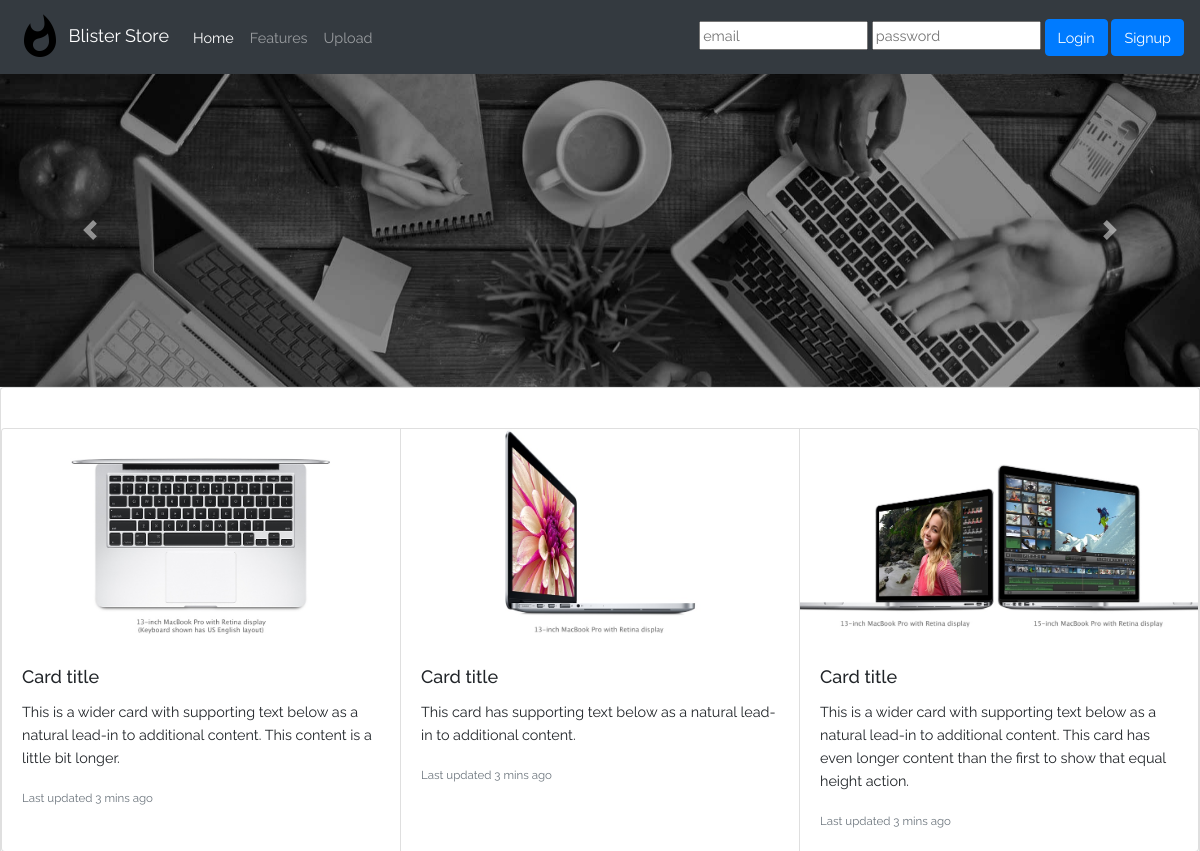
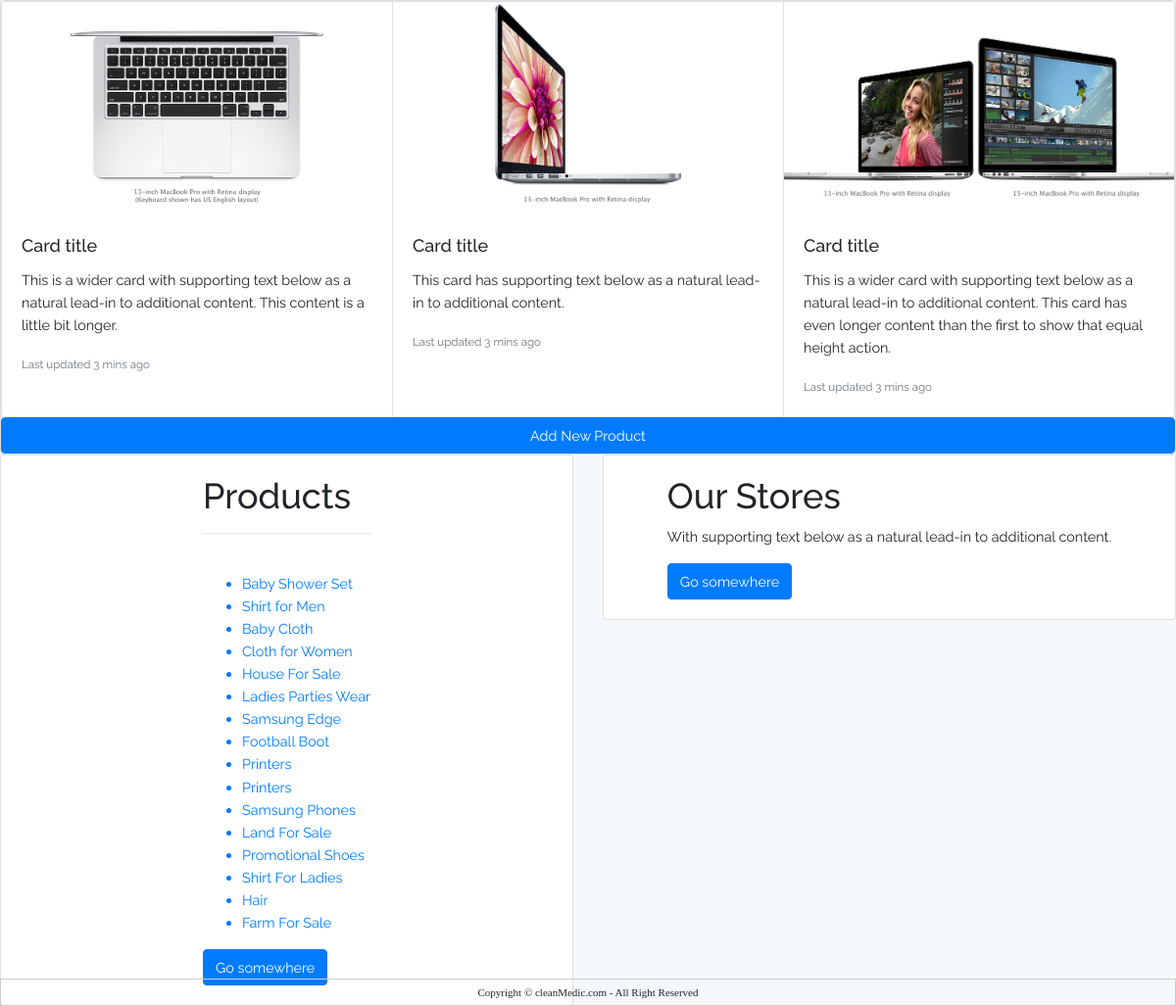
The page / on the database its author committed (2 pictures, top to bottom).
### products/models.py (models this page shows, shortened)
class Product(models.Model):
	description = models.CharField(max_length=100)
	price = models.DecimalField(max_digits=10, decimal_places=2)
	quantity = models.IntegerField()
	image = models.ImageField(upload_to='images')

### products/views.py (the view)
# urls.py: path('', list_products, name='list_products'),
def list_products(request):
	products = Product.objects.all()
	return render(request, 'products.html', {'products': products})

### products/templates/products.html (shortened to what this page needs)
{% extends 'base.html'%}
{% load static %}
{%block content%}
<div id="carouselExampleControls" class="carousel slide" data-ride="carousel">
  <div class="carousel-inner">
    <div class="carousel-item active">
      <img class="d-block w-100" src="{% static 'imgs/main_2.jpg'%}" alt="First slide">
    </div>
  </div>
  <a class="carousel-control-prev" href="{% url 'list_products'%}" role="button" data-slide="prev">
    <span class="carousel-control-prev-icon" aria-hidden="true"></span>
  </a>
  <a class="carousel-control-next" href="{% url 'create_products'%}" role="button" data-slide="next">
    <span class="carousel-control-next-icon" aria-hidden="true"></span>
  </a>
</div>
<div class="card-group">
  <div class="card">
    <div class="card-body">
 	</div>
<div class="card-group">
  <div class="card">
    <img class="card-img-top" src="{% static 'imgs/Apple_MacBook_Pro_13.3_3.jpg'%}" alt="Card image cap">
    <div class="card-body">
      <h5 class="card-title">Card title</h5>
      <p class="card-text">This is a wider card with supporting text below as a natural lead-in to additional content. This content is a little bit longer.</p>
      <p class="card-text"><small class="text-muted">Last updated 3 mins ago</small></p>
    </div>
  </div>
  <div class="card">
    <img class="card-img-top" src="{% static 'imgs/Apple_MacBook_Pro_13.3_1.jpg'%}" alt="Card image cap">
    <div class="card-body">
      <h5 class="card-title">Card title</h5>
      <p class="card-text">This card has supporting text below as a natural lead-in to additional content.</p>
      <p class="card-text"><small class="text-muted">Last updated 3 mins ago</small></p>
    </div>
  </div>
  <div class="card">
    <img class="card-img-top" src="{% static 'imgs/Apple_MacBook_Pro_13.3_2.jpg'%}" alt="Card image cap">
    <div class="card-body">
      <h5 class="card-title">Card title</h5>
      <p class="card-text">This is a wider card with supporting text below as a natural lead-in to additional content. This card has even longer content than the first to show that equal height action.</p>
      <p class="card-text"><small class="text-muted">Last updated 3 mins ago</small></p>
    </div>
  </div>
</div>
<div class="card-group">
  <div class="card">
    <img class="card-img-top" src="{% static 'imgs/Apple_MacBook_Pro_13.3_3.jpg'%}" alt="Card image cap">
    <div class="card-body">
      <h5 class="card-title">Card title</h5>
      <p class="card-text">This is a wider card with supporting text below as a natural lead-in to additional content. This content is a little bit longer.</p>
      <p class="card-text"><small class="text-muted">Last updated 3 mins ago</small></p>
    </div>
  </div>
  <div class="card">
    <img class="card-img-top" src="{% static 'imgs/Apple_MacBook_Pro_13.3_1.jpg'%}" alt="Card image cap">
    <div class="card-body">
      <h5 class="card-title">Card title</h5>
      <p class="card-text">This card has supporting text below as a natural lead-in to additional content.</p>
      <p class="card-text"><small class="text-muted">Last updated 3 mins ago</small></p>
    </div>
  </div>
  <div class="card">
    <img class="card-img-top" src="{% static 'imgs/Apple_MacBook_Pro_13.3_2.jpg'%}" alt="Card image cap">
    <div class="card-body">
      <h5 class="card-title">Card title</h5>
      <p class="card-text">This is a wider card with supporting text below as a natural lead-in to additional content. This card has even longer content than the first to show that equal height action.</p>
      <p class="card-text"><small class="text-muted">Last updated 3 mins ago</small></p>
    </div>
  </div>
</div>
      <a href="{% url 'create_products' %}" class="btn btn-primary">Add New Product</a>
    </div>
  </div>
  <div class="row">
  <div class="col-sm-6">
    <div class="card">
      <div class="card-body">
        <h1>{% block title %}Products{% endblock %}</h1>
        <hr/>
        <br/>
          <ul>
            {% for product in products %}
            <a href="{% url 'update_product' product.id %}">
              <li>
                {{ product.description }}
              </li>
            </a>
            {%endfor%}
          </ul>
        <a href="#" class="btn btn-primary">Go somewhere</a>
      </div>
    </div>
  </div>
  <div class="col-sm-6">
    <div class="card">
      <div class="card-body">
        <h1>Our Stores</h1>
        <p class="card-text">With supporting text below as a natural lead-in to additional content.</p>
        <a href="#" class="btn btn-primary">Go somewhere</a>
      </div>
    </div>
  </div>
</div>
{%endblock%}

### products/templates/base.html (shortened to what this page needs)
{% load static %}
<!DOCTYPE html>
<html>
<head>
  <link rel="stylesheet" href="{%static 'css/base.css'%}">
<nav class="navbar navbar-expand-lg navbar-dark bg-dark">
  <a class="navbar-brand" href="{% url 'list_products' %}">
    <img src="{% static 'imgs/fav-icon.png'%}">
  Blister Store</a>
  <div class="collapse navbar-collapse" id="navbarText">
    <ul class="navbar-nav mr-auto">
      <li class="nav-item active">
        <a class="nav-link" href="#">Home <span class="sr-only">(current)</span></a>
      </li>
      <li class="nav-item">
        <a class="nav-link" href="#">Features</a>
      </li>
      <li class="nav-item">
        <a class="nav-link" href="#">Upload</a>
      </li>
    </ul>
    <span class="navbar-text">
      <input type="text" name="email" placeholder="email">
      <input type="password" name="password" placeholder="password">
      <button type="submit" class="btn btn-primary">Login</button>
      <button type="signup" class="btn btn-primary">Signup</button>
    </span>
  </div>
</nav>
</head>
<body>
  {% block content%}
  {% endblock%}
  <center><small style="bottom: 0px;
        left: 0px;
        position: fixed;
        font: normal 11px verdana;
        border: thin solid #ccc;
        padding: 7px;
        width: 100%;
        text-align: center !important;">Copyright &copy; cleanMedic.com - All Right Reserved</small></center>
  </body>
</html>

### rows shown on the page
Product: description "Baby Shower Set"
Product: description "Shirt for Men"
Product: description "Baby Cloth"
Product: description "Cloth for Women"
Product: description "House For Sale"
Product: description "Ladies Parties Wear"
Product: description "Samsung Edge"
Product: description "Football Boot"
Product: description "Printers"
Product: description "Printers"
Product: description "Samsung Phones"
Product: description "Land For Sale"
Product: description "Promotional Shoes"
Product: description "Shirt For Ladies"
Product: description "Hair"
Product: description "Farm For Sale"
